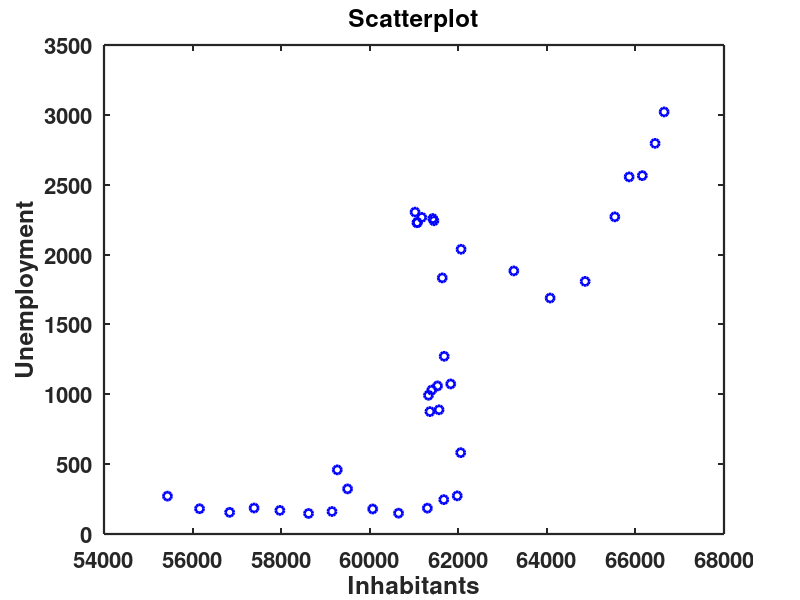

Here is the MATLAB script that generated this plot:
% remove all variables and close all figures
clear all
close all
clc

%load data
load('annualpopu.dat')

Unemployed  = annualpopu(:,2); 
Inhabitants = annualpopu(:,3);

% scatterplot
plot(Unemployed,Inhabitants,'ob','LineWidth',2)
box on
title('Scatterplot','FontSize',16,'FontWeight','Bold')
xlabel('Inhabitants','FontSize',16,'FontWeight','Bold')
ylabel('Unemployment','FontSize',16,'FontWeight','Bold')
set(gca,'LineWidth',1.6,'FontSize',16,'FontWeight','Bold')
hold off;